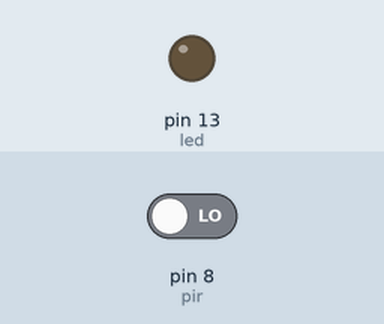
Bench run of a sketch on a simulated Arduino Uno, built with avr-gcc and run on an emulated ATmega328P. Shown: output pins drawn as LEDs (lit = HIGH). The inputs (shaded band) are chosen by the test bench; at power-on: pin 8 (pir) LOW. What the sketch prints to the serial monitor is not drawn.

Above: at 1.2 s.
1.3 s: pin 8 (pir) driven HIGH
At 1.7 s:
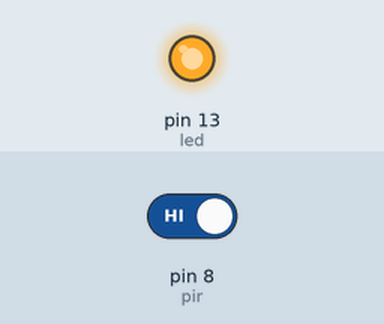
Timing chart, 0 to 4.3 s (numbered marks = the images above; inputs shaded):
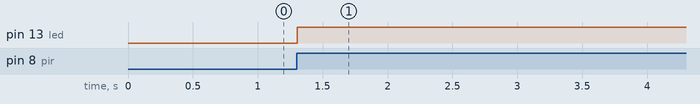

Measured:
- after the input at 1.3 s, pin 13 (led): LOW → HIGH at once

The sketch:

pir.ino
```cpp
int pir=8;
int led=13;
void setup() {
  pinMode(pir,INPUT);
  Serial.begin(9600);
  pinMode(led,OUTPUT);
}

void loop() {
  Serial.println(digitalRead(pir));
  if (digitalRead(pir)==HIGH){
    digitalWrite(led,HIGH);
    delay(10000);
    digitalWrite(led,LOW);
  }

}
```
